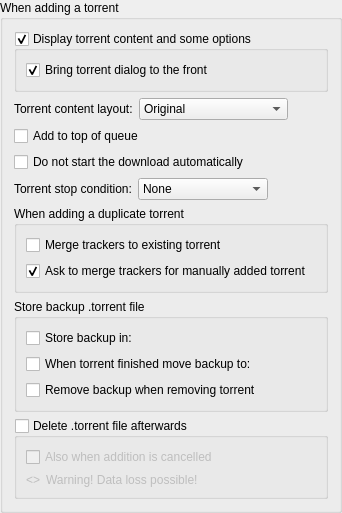
             <widget class="QGroupBox" name="torrentAdditionBox">
              <property name="title">
               <string>When adding a torrent</string>
              </property>
              <layout class="QVBoxLayout" name="torrentAdditionBoxLayout">
               <item>
                <widget class="QGroupBox" name="checkAdditionDialog">
                 <property name="title">
                  <string>Display torrent content and some options</string>
                 </property>
                 <property name="checkable">
                  <bool>true</bool>
                 </property>
                 <layout class="QVBoxLayout" name="verticalLayout_18">
                  <item>
                   <widget class="ToggleSwitch" name="checkAdditionDialogFront">
                    <property name="text">
                     <string>Bring torrent dialog to the front</string>
                    </property>
                    <property name="checked">
                     <bool>true</bool>
                    </property>
                   </widget>
                  </item>
                 </layout>
                </widget>
               </item>
               <item>
                <layout class="QHBoxLayout" name="horizontalLayout_19">
                 <item>
                  <widget class="QLabel" name="contentLayoutLabel">
                   <property name="text">
                    <string>Torrent content layout:</string>
                   </property>
                  </widget>
                 </item>
                 <item>
                  <widget class="QComboBox" name="contentLayoutComboBox">
                   <property name="currentIndex">
                    <number>0</number>
                   </property>
                   <item>
                    <property name="text">
                     <string>Original</string>
                    </property>
                   </item>
                   <item>
                    <property name="text">
                     <string>Create subfolder</string>
                    </property>
                   </item>
                   <item>
                    <property name="text">
                     <string>Don't create subfolder</string>
                    </property>
                   </item>
                  </widget>
                 </item>
                 <item>
                  <spacer name="horizontalSpacer_20">
                   <property name="orientation">
                    <enum>Qt::Orientation::Horizontal</enum>
                   </property>
                   <property name="sizeHint" stdset="0">
                    <size>
                     <width>40</width>
                     <height>20</height>
                    </size>
                   </property>
                  </spacer>
                 </item>
                </layout>
               </item>
               <item>
                <widget class="ToggleSwitch" name="checkAddToQueueTop">
                 <property name="toolTip">
                  <string>The torrent will be added to the top of the download queue</string>
                 </property>
                 <property name="text">
                  <string extracomment="The torrent will be added to the top of the download queue">Add to top of queue</string>
                 </property>
                </widget>
               </item>
               <item>
                <widget class="ToggleSwitch" name="checkAddStopped">
                 <property name="toolTip">
                  <string>The torrent will be added to download list in a stopped state</string>
                 </property>
                 <property name="text">
                  <string extracomment="The torrent will be added to download list in a stopped state">Do not start the download automatically</string>
                 </property>
                </widget>
               </item>
               <item>
                <layout class="QHBoxLayout" name="stopConditionLayout">
                 <item>
                  <widget class="QLabel" name="stopConditionLabel">
                   <property name="text">
                    <string>Torrent stop condition:</string>
                   </property>
                  </widget>
                 </item>
                 <item>
                  <widget class="QComboBox" name="stopConditionComboBox">
                   <property name="currentIndex">
                    <number>0</number>
                   </property>
                   <item>
                    <property name="text">
                     <string>None</string>
                    </property>
                   </item>
                   <item>
                    <property name="text">
                     <string>Metadata received</string>
                    </property>
                   </item>
                   <item>
                    <property name="text">
                     <string>Files checked</string>
                    </property>
                   </item>
                  </widget>
                 </item>
                 <item>
                  <spacer name="stopConditionSpacer">
                   <property name="orientation">
                    <enum>Qt::Orientation::Horizontal</enum>
                   </property>
                   <property name="sizeHint" stdset="0">
                    <size>
                     <width>40</width>
                     <height>20</height>
                    </size>
                   </property>
                  </spacer>
                 </item>
                </layout>
               </item>
               <item>
                <widget class="QGroupBox" name="duplicateTorrentGroup">
                 <property name="title">
                  <string>When adding a duplicate torrent</string>
                 </property>
                 <layout class="QVBoxLayout" name="duplicateTorrentBoxLayout">
                  <item>
                   <widget class="ToggleSwitch" name="checkMergeTrackers">
                    <property name="text">
                     <string>Merge trackers to existing torrent</string>
                    </property>
                    <property name="checked">
                     <bool>false</bool>
                    </property>
                   </widget>
                  </item>
                  <item>
                   <widget class="ToggleSwitch" name="checkConfirmMergeTrackers">
                    <property name="text">
                     <string>Ask to merge trackers for manually added torrent</string>
                    </property>
                    <property name="checked">
                     <bool>true</bool>
                    </property>
                   </widget>
                  </item>
                 </layout>
                </widget>
               </item>
               <item>
                <widget class="QGroupBox" name="backupTorrentFileGroupBox">
                 <property name="title">
                  <string>Store backup .torrent file</string>
                 </property>
                 <layout class="QGridLayout" name="backupTorrentFileLayout">
                  <item row="0" column="0">
                   <widget class="ToggleSwitch" name="backupDirCheckBox">
                    <property name="text">
                     <string>Store backup in:</string>
                    </property>
                   </widget>
                  </item>
                  <item row="0" column="1">
                   <widget class="FileSystemPathLineEdit" name="backupDirPathEdit" native="true" />
                  </item>
                  <item row="1" column="0">
                   <widget class="ToggleSwitch" name="finishedBackupDirCheckBox">
                    <property name="text">
                     <string>When torrent finished move backup to:</string>
                    </property>
                   </widget>
                  </item>
                  <item row="1" column="1">
                   <widget class="FileSystemPathLineEdit" name="finishedBackupDirPathEdit" native="true" />
                  </item>
                  <item row="2" column="0" colspan="2">
                   <widget class="ToggleSwitch" name="removeBackupTorrentFileCheckBox">
                    <property name="text">
                     <string>Remove backup when removing torrent</string>
                    </property>
                   </widget>
                  </item>
                 </layout>
                </widget>
               </item>
               <item>
                <widget class="QGroupBox" name="deleteTorrentBox">
                 <property name="toolTip">
                  <string>Whether the .torrent file should be deleted after adding it</string>
                 </property>
                 <property name="title">
                  <string>Delete .torrent file afterwards </string>
                 </property>
                 <property name="checkable">
                  <bool>true</bool>
                 </property>
                 <property name="checked">
                  <bool>false</bool>
                 </property>
                 <layout class="QVBoxLayout" name="deleteTorrentBoxLayout">
                  <item>
                   <widget class="ToggleSwitch" name="deleteCancelledTorrentBox">
                    <property name="toolTip">
                     <string>Also delete .torrent files whose addition was cancelled</string>
                    </property>
                    <property name="text">
                     <string>Also when addition is cancelled</string>
                    </property>
                   </widget>
                  </item>
                  <item>
                   <layout class="QHBoxLayout" name="deleteTorrentWarningLayout">
                    <item>
                     <widget class="QLabel" name="deleteTorrentWarningIcon">
                      <property name="sizePolicy">
                       <sizepolicy hsizetype="Fixed" vsizetype="Preferred">
                        <horstretch>0</horstretch>
                        <verstretch>0</verstretch>
                       </sizepolicy>
                      </property>
                      <property name="text">
                       <string notr="true">&lt;&gt;</string>
                      </property>
                     </widget>
                    </item>
                    <item>
                     <widget class="QLabel" name="deleteTorrentWarningLabel">
                      <property name="text">
                       <string>Warning! Data loss possible!</string>
                      </property>
                     </widget>
                    </item>
                   </layout>
                  </item>
                 </layout>
                </widget>
               </item>
              </layout>
             </widget>
